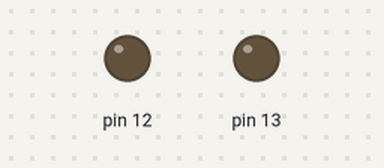
This sketch was run on a simulated Arduino Uno, built with avr-gcc and run on an emulated ATmega328P. On the bench: output pins drawn as LEDs (lit = HIGH).

Above: at 0.1 s.
At 1.1 s:
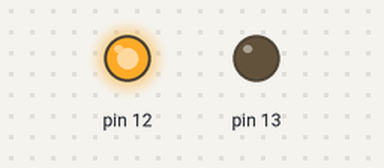
Timing chart, 0 to 2.6 s (numbered marks = the images above):
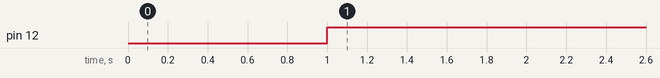

Measured:
- by itself, pin 12: LOW → HIGH at 1.0 s

The sketch:

blink_LED.ino
```cpp
/*


  Blink

  One of the most basic tasks - get the led to blink on and off

  The circuit:
  * LED
  * 220 Ohm resistor

  Created 26 Dec 2013
  By C. Glenz
  Modified 20 Jun 2019
  By C. Glenz


*/


// the setup function runs once when you press reset or power the board
void setup() {
  // initialize digital pin 12 as an output.
  pinMode(12, OUTPUT);
  pinMode(13, OUTPUT);
  digitalWrite(13, LOW);
}

// the loop function runs over and over again forever
void loop() {
  delay(1000);              // wait for a second
  digitalWrite(12, HIGH);   // turn the LED on (HIGH is the voltage level)
  delay(500);              // wait for half a second
}
```
